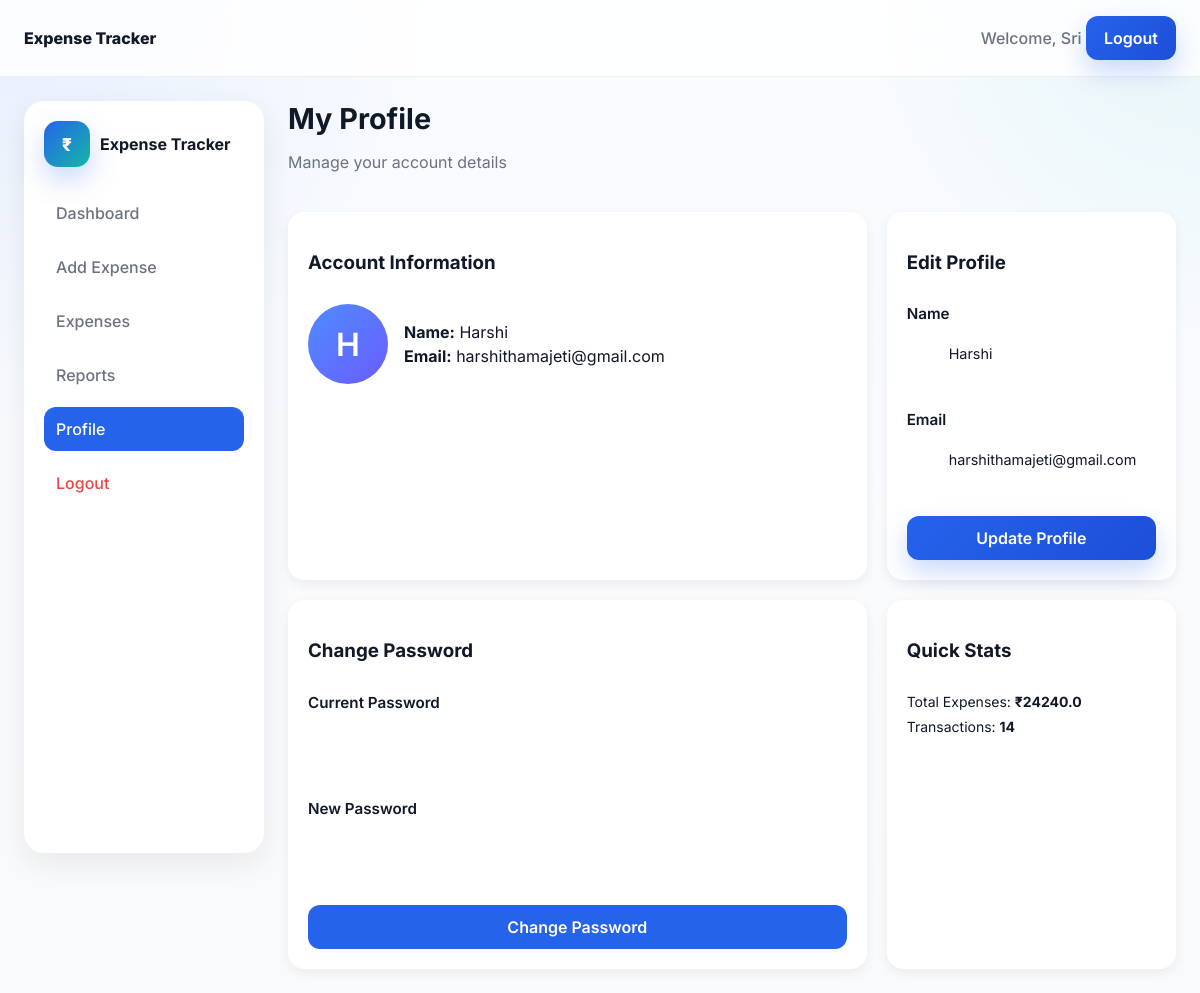
Screenshot of /profile (signed in) with the database file from the repository.
### tables this page shows
CREATE TABLE users (
        id INTEGER PRIMARY KEY AUTOINCREMENT,
        name TEXT,
        username TEXT,
        email TEXT,
        password TEXT
    );

### app.py (the view)
@app.route('/profile')
def profile():
    if "user_id" not in session:
        return redirect(url_for("login"))
    conn = get_db()
    cursor = conn.cursor()
    user_id = session["user_id"]
    cursor.execute("""
        SELECT name, username, email FROM users WHERE id=?
    """, (user_id,))
    row = cursor.fetchone()
    user = {
        "name": row[0] if row[0] else row[1],  # 🔥 important fix
        "email": row[2]
    }
    cursor.execute("SELECT COUNT(*) FROM expenses WHERE user_id=?", (user_id,))
    count = cursor.fetchone()[0]
    cursor.execute("SELECT SUM(amount) FROM expenses WHERE user_id=?", (user_id,))
    total = cursor.fetchone()[0] or 0
    conn.close()
    return render_template(
        "profile.html",
        user=user,
        total=total,
        count=count
    )

### app.py (called while the page is built)
def get_db():
    conn = sqlite3.connect("database.db")
    conn.row_factory = sqlite3.Row
    return conn

### templates/profile.html (shortened to what this page needs)
{% extends "base.html" %}
{% block content %}
<div class="dashboard">
  <aside class="sidebar">
    <div class="sidebar__brand">
      <div class="brand__icon">₹</div>
      <span class="sidebar__title">Expense Tracker</span>
    </div>
    <nav class="sidebar__nav">
      <a href="/dashboard" class="sidebar__link">Dashboard</a>
      <a href="/add-expense" class="sidebar__link">Add Expense</a>
      <a href="/expenses" class="sidebar__link">Expenses</a>
      <a href="/reports" class="sidebar__link">Reports</a>
      <a href="/profile" class="sidebar__link active">Profile</a>
      <a href="/logout" class="sidebar__link logout">Logout</a>
    </nav>
  </aside>
  <main class="dashboard-main">
    <header class="dashboard-header">
      <div>
        <h1 class="dashboard-title">My Profile</h1>
        <p class="dashboard-subtitle">Manage your account details</p>
      </div>
    </header>
    <section class="dashboard-grid">
      <div class="panel">
        <div class="panel-header">
          <h3>Account Information</h3>
        </div>
        <div class="profile-info">
         <div class="profile-avatar">
  {{ user.name[0]|upper }}
</div>
          <div class="profile-details">
            <p><strong>Name:</strong> {{ user.name }}</p>
            <p><strong>Email:</strong> {{ user.email }}</p>
          </div>
        </div>
      </div>
      <div class="panel">
        <div class="panel-header">
          <h3>Edit Profile</h3>
        </div>
        <form method="POST" action="/update-profile" class="form">
          <div class="form-group">
            <label class="form-label">Name</label>
            <input type="text" name="name" value="{{ user.name }}" class="form-input" required>
          </div>
          <div class="form-group">
            <label class="form-label">Email</label>
            <input type="email" name="email" value="{{ user.email }}" class="form-input" required>
          </div>
          <button type="submit" class="btn btn--primary">Update Profile</button>
        </form>
      </div>
      <div class="panel">
        <div class="panel-header">
          <h3>Change Password</h3>
        </div>
        <form method="POST" action="/change-password" class="form">
          <div class="form-group">
            <label class="form-label">Current Password</label>
            <input type="password" name="current_password" class="form-input" required>
          </div>
          <div class="form-group">
            <label class="form-label">New Password</label>
            <input type="password" name="new_password" class="form-input" required>
          </div>
          <button type="submit" class="btn btn--secondary">Change Password</button>
        </form>
      </div>
      <div class="panel">
        <div class="panel-header">
          <h3>Quick Stats</h3>
        </div>
        <div class="profile-stats">
          <p>Total Expenses: <strong>₹{{ total }}</strong></p>
          <p>Transactions: <strong>{{ count }}</strong></p>
        </div>
      </div>
    </section>
  </main>
</div>
{% endblock %}

### templates/base.html (shortened to what this page needs)
<!DOCTYPE html>
<html lang="en">
<head>
  <link rel="stylesheet" href="{{ url_for('static', filename='css/style.css') }}">
</head>
<body>
  <div class="app-layout">
    <div class="main-area">
      {% if session.get("user") %}
      <header class="topbar">
        <div class="topbar__left">
          <span class="brand__name">Expense Tracker</span>
        </div>
        <div class="topbar__right">
          <span class="nav-link">Welcome, {{ session["user"] }}</span>
          <a href="/logout" class="btn btn--primary">Logout</a>
        </div>
      </header>
      {% endif %}
      <main class="page-content">
        {% block content %}{% endblock %}
      </main>
    </div>
  </div>
</body>
</html>

### rows the page displays
users: user "Sri", name "H", name "Harshi", email "harshithamajeti@gmail.com"

### other values shown
{{ total }} "24240.0"
{{ count }} "14"
